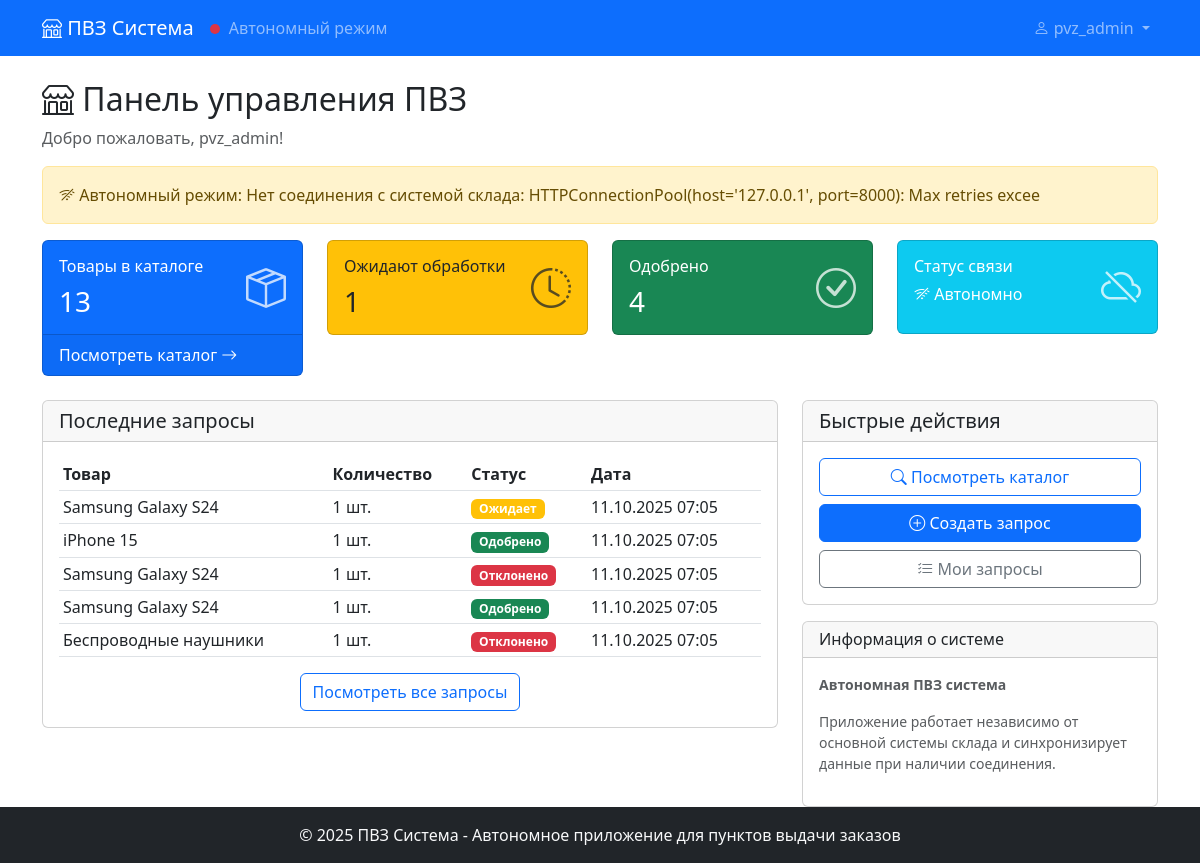
The page / (signed in) on the database its author committed.
### pvz/models.py (models this page shows, shortened)
class LocalRequest(models.Model):
    warehouse_id = models.IntegerField(unique=True, null=True, blank=True)
    product_warehouse_id = models.IntegerField()
    product_name = models.CharField(max_length=200)
    quantity = models.IntegerField()
    status = models.CharField(max_length=20, default='pending')
    notes = models.TextField(blank=True)
    created_at = models.DateTimeField(auto_now_add=True)
    last_sync = models.DateTimeField(auto_now=True)
    class Meta:
        ordering = ['-created_at']

### pvz/views.py (the view)
# urls.py: path('', views.dashboard, name='dashboard'),
@login_required
def dashboard(request):
    try:
        products_data = warehouse_api.get_available_products()
        requests_data = warehouse_api.get_requests()
        if products_data:
            _update_products_cache(products_data)
        if requests_data:
            _update_requests_cache(requests_data)
        context = {
            'products_count': CachedProduct.objects.count(),
            'pending_requests': LocalRequest.objects.filter(status='pending').count(),
            'approved_requests': LocalRequest.objects.filter(status='approved').count(),
            'recent_requests': LocalRequest.objects.all()[:5],
            'online_status': True if products_data else False
        }
    except Exception as e:
        logger.error(f"Ошибка подключения к складу: {e}")
        context = {
            'products_count': CachedProduct.objects.count(),
            'pending_requests': LocalRequest.objects.filter(status='pending').count(),
            'approved_requests': LocalRequest.objects.filter(status='approved').count(),
            'recent_requests': LocalRequest.objects.all()[:5],
            'online_status': False,
            'error_message': f'Автономный режим: {str(e)[:100]}'
        }
    return render(request, 'pvz/dashboard.html', context)

### pvz/warehouse_service.py (called while the page is built)
    def _get_auth_headers(self):
        if not self.access_token:
            self._authenticate()
        return {
            'Authorization': f'Bearer {self.access_token}',
            'Content-Type': 'application/json'
        }

    def get_available_products(self):
        response = self._make_request('GET', 'products/available/')
        if response.status_code == 200:
            return response.json()
        else:
            logger.error(f"Ошибка получения доступных товаров: {response.status_code}")
            return None

### pvz/templates/pvz/dashboard.html (shortened to what this page needs)
{% extends 'pvz/base.html' %}
{% block content %}
<div class="row">
    <div class="col-md-12">
        <h2><i class="bi bi-shop"></i> Панель управления ПВЗ</h2>
        <p class="text-muted">Добро пожаловать, {{ user.username }}!</p>
    </div>
</div>
{% if not online_status %}
    <div class="alert alert-warning">
        <i class="bi bi-wifi-off"></i> {{ error_message|default:"Работаем в автономном режиме. Данные будут синхронизированы при восстановлении соединения." }}
    </div>
{% endif %}
<div class="row g-4 mb-4">
    <div class="col-md-3">
        <div class="card bg-primary text-white">
            <div class="card-body">
                <div class="d-flex justify-content-between">
                    <div>
                        <h6 class="card-title">Товары в каталоге</h6>
                        <h3 class="mb-0">{{ products_count }}</h3>
                    </div>
                    <div class="align-self-center">
                        <i class="bi bi-box-seam fs-1 opacity-75"></i>
                    </div>
                </div>
            </div>
            <div class="card-footer">
                <a href="{% url 'pvz:products_list' %}" class="text-white text-decoration-none">
                    Посмотреть каталог <i class="bi bi-arrow-right"></i>
                </a>
            </div>
        </div>
    </div>
    <div class="col-md-3">
        <div class="card bg-warning text-dark">
            <div class="card-body">
                <div class="d-flex justify-content-between">
                    <div>
                        <h6 class="card-title">Ожидают обработки</h6>
                        <h3 class="mb-0">{{ pending_requests }}</h3>
                    </div>
                    <div class="align-self-center">
                        <i class="bi bi-clock-history fs-1 opacity-75"></i>
                    </div>
                </div>
            </div>
        </div>
    </div>
    <div class="col-md-3">
        <div class="card bg-success text-white">
            <div class="card-body">
                <div class="d-flex justify-content-between">
                    <div>
                        <h6 class="card-title">Одобрено</h6>
                        <h3 class="mb-0">{{ approved_requests }}</h3>
                    </div>
                    <div class="align-self-center">
                        <i class="bi bi-check-circle fs-1 opacity-75"></i>
                    </div>
                </div>
            </div>
        </div>
    </div>
    <div class="col-md-3">
        <div class="card bg-info text-white">
            <div class="card-body">
                <div class="d-flex justify-content-between">
                    <div>
                        <h6 class="card-title">Статус связи</h6>
                        <h6 class="mb-0">
                            {% if online_status %}
                                <i class="bi bi-wifi"></i> Онлайн
                            {% else %}
                                <i class="bi bi-wifi-off"></i> Автономно
                            {% endif %}
                        </h6>
                    </div>
                    <div class="align-self-center">
                        {% if online_status %}
                            <i class="bi bi-cloud-check fs-1 opacity-75"></i>
                        {% else %}
                            <i class="bi bi-cloud-slash fs-1 opacity-75"></i>
                        {% endif %}
                    </div>
                </div>
            </div>
        </div>
    </div>
</div>
<div class="row">
    <div class="col-md-8">
        <div class="card">
            <div class="card-header">
                <h5 class="mb-0">Последние запросы</h5>
            </div>
            <div class="card-body">
                {% if recent_requests %}
                    <div class="table-responsive">
                        <table class="table table-sm">
                            <thead>
                                <tr>
                                    <th>Товар</th>
                                    <th>Количество</th>
                                    <th>Статус</th>
                                    <th>Дата</th>
                                </tr>
                            </thead>
                            <tbody>
                                {% for request in recent_requests %}
                                    <tr>
                                        <td>{{ request.product_name }}</td>
                                        <td>{{ request.quantity }} шт.</td>
                                        <td>
                                            {% if request.status == 'pending' %}
                                                <span class="badge bg-warning">Ожидает</span>
                                            {% elif request.status == 'approved' %}
                                                <span class="badge bg-success">Одобрено</span>
                                            {% elif request.status == 'rejected' %}
                                                <span class="badge bg-danger">Отклонено</span>
                                            {% endif %}
                                        </td>
                                        <td>{{ request.created_at|date:"d.m.Y H:i" }}</td>
                                    </tr>
                                {% endfor %}
                            </tbody>
                        </table>
                    </div>
                    <div class="text-center">
                        <a href="{% url 'pvz:requests_list' %}" class="btn btn-outline-primary">Посмотреть все запросы</a>
                    </div>
                {% else %}
                    <p class="text-muted text-center">Запросов пока нет</p>
                    <div class="text-center">
                        <a href="{% url 'pvz:create_request' %}" class="btn btn-primary">Создать первый запрос</a>
                    </div>
                {% endif %}
            </div>
        </div>
    </div>
    <div class="col-md-4">
        <div class="card">
            <div class="card-header">
                <h5 class="mb-0">Быстрые действия</h5>
            </div>
            <div class="card-body">
                <div class="d-grid gap-2">
                    <a href="{% url 'pvz:products_list' %}" class="btn btn-outline-primary">
                        <i class="bi bi-search"></i> Посмотреть каталог
                    </a>
                    <a href="{% url 'pvz:create_request' %}" class="btn btn-primary">
                        <i class="bi bi-plus-circle"></i> Создать запрос
                    </a>
                    <a href="{% url 'pvz:requests_list' %}" class="btn btn-outline-secondary">
                        <i class="bi bi-list-check"></i> Мои запросы
                    </a>
                </div>
            </div>
        </div>
        <div class="card mt-3">
            <div class="card-header">
                <h6 class="mb-0">Информация о системе</h6>
            </div>
            <div class="card-body">
                <small class="text-muted">
                    <p><strong>Автономная ПВЗ система</strong></p>
                    <p>Приложение работает независимо от основной системы склада и синхронизирует данные при наличии соединения.</p>
                </small>
            </div>
        </div>
    </div>
</div>
{% endblock %}

### pvz/templates/pvz/base.html (shortened to what this page needs)
<!DOCTYPE html>
<html lang="ru" class="h-100">
<head>
    <link href="https://cdn.jsdelivr.net/npm/bootstrap@5.3.0/dist/css/bootstrap.min.css" rel="stylesheet">
    <link href="https://cdn.jsdelivr.net/npm/bootstrap-icons@1.10.0/font/bootstrap-icons.css" rel="stylesheet">
</head>
<body class="d-flex flex-column h-100">
    <nav class="navbar navbar-expand-lg navbar-dark bg-primary">
        <div class="container">
            <a class="navbar-brand" href="{% url 'pvz:dashboard' %}">
                <i class="bi bi-shop"></i> ПВЗ Система
            </a>
            <div class="navbar-nav me-auto">
                {% if user.is_authenticated %}
                    <span class="navbar-text me-3">
                        <span class="online-indicator" id="connection-status"></span>
                        <span id="connection-text">Проверка соединения...</span>
                    </span>
                {% endif %}
            </div>
            <div class="navbar-nav">
                {% if user.is_authenticated %}
                    <div class="nav-item dropdown">
                        <a class="nav-link dropdown-toggle" href="#" role="button" data-bs-toggle="dropdown">
                            <i class="bi bi-person"></i> {{ user.username }}
                        </a>
                    </div>
                {% else %}
                    <a class="nav-link" href="{% url 'pvz:login' %}">
                        <i class="bi bi-box-arrow-in-right"></i> Вход
                    </a>
                {% endif %}
            </div>
        </div>
    </nav>
    <main class="flex-grow-1">
        <div class="container mt-4">
            {% block content %}
            {% endblock %}
        </div>
    </main>
    <footer class="bg-dark text-light py-3 mt-auto">
        <div class="container text-center">
            <p class="mb-0">&copy; 2025 ПВЗ Система - Автономное приложение для пунктов выдачи заказов</p>
        </div>
    </footer>
</body>
</html>

### pvz/templates/pvz/base.html (style rules this page uses)
body { display: flex; flex-direction: column; min-height: 100vh; }
main { flex: 1 0 auto; }
footer { flex-shrink: 0; }
.online-indicator { display: inline-block; width: 10px; height: 10px; border-radius: 50%; margin-right: 5px; }
.offline { background-color: #dc3545; }

### rows shown on the page
LocalRequest: product_name "Samsung Galaxy S24", quantity "1", status "Ожидает", created_at "11.10.2025 07:05"
LocalRequest: product_name "iPhone 15", quantity "1", status "Одобрено", created_at "11.10.2025 07:05"
LocalRequest: product_name "Samsung Galaxy S24", quantity "1", status "Отклонено", created_at "11.10.2025 07:05"
LocalRequest: product_name "Samsung Galaxy S24", quantity "1", status "Одобрено", created_at "11.10.2025 07:05"
LocalRequest: product_name "Беспроводные наушники", quantity "1", status "Отклонено", created_at "11.10.2025 07:05"

### other values the page prints
{{ user.username }} "pvz_admin"
{{ products_count }} "13"
{{ pending_requests }} "1"
{{ approved_requests }} "4"
